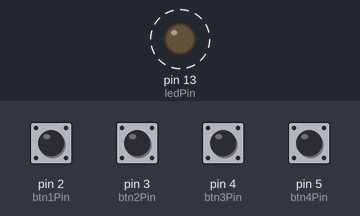
Simulated run of this sketch. Board: Arduino Uno, built with avr-gcc and run on an emulated ATmega328P. On the bench: output pins drawn as LEDs (lit = HIGH). Dashed ring = blinking. Inputs (shaded band) come from the test bench; at power-on: pin 2 (btn1Pin), pin 3 (btn2Pin), pin 4 (btn3Pin), pin 5 (btn4Pin) HIGH. No radio packets arrive unless stated.

Above: at 3.7 s.
3.8 s: pin 4 (btn3Pin) pulled LOW for 1.75 s
At 4.94 s:
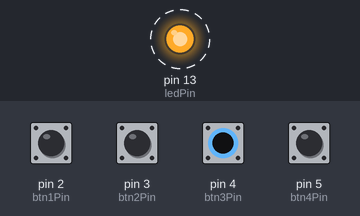
7.3 s: pin 5 (btn4Pin) pulled LOW for 1.75 s
At 8.4 s:
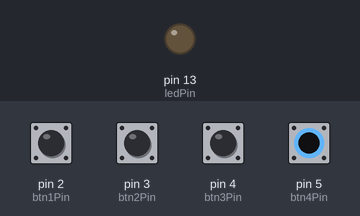
Timing chart, 0 to 16.8 s (numbered marks = the images above; inputs shaded):
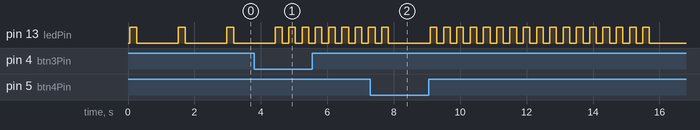

Measured:
- after the input at 3.8 s, pin 13 (ledPin): alternates HIGH for 0.20 s and LOW for 0.20 s, starting after 1.0 s
- by itself, pin 13 (ledPin): alternates HIGH for 0.20 s and LOW for 1.3 s

The sketch:

Transmitter.ino
```cpp
#include <VirtualWire.h>


const int txPin = 12;
const int ledPin = 13;
const int btn1Pin = 2;
const int btn2Pin = 3;
const int btn3Pin = 4;
const int btn4Pin = 5;

void setup() {
  pinMode(ledPin, OUTPUT);
  pinMode(btn1Pin, INPUT);
  pinMode(btn2Pin, INPUT);
  pinMode(btn2Pin, INPUT);
  pinMode(btn3Pin, INPUT);
  digitalWrite(btn1Pin, HIGH);
  digitalWrite(btn2Pin, HIGH);
  digitalWrite(btn3Pin, HIGH);
  digitalWrite(btn4Pin, HIGH);
  vw_set_tx_pin(txPin);
  vw_set_ptt_pin(10);
  vw_set_ptt_inverted(true);
  vw_setup(1000);
}

void loop() {
  uint8_t value = 1;
  if (!digitalRead(btn1Pin)) {
    value += 2;
  }
  if (!digitalRead(btn2Pin)) {
    value += 4;
  }
  if (!digitalRead(btn3Pin)) {
    value += 8;
  }
  if (!digitalRead(btn4Pin)) {
    value += 16;
  }
  vw_send((uint8_t*)&value, sizeof(value));
  vw_wait_tx();

  //digitalWrite(ledPin, digitalRead(btn1Pin));

  for (uint8_t i = 0; i < value; ++i) {
    digitalWrite(ledPin, 1);
    delay(200);
    digitalWrite(ledPin, 0);
    delay(200);
  }
  delay(1000);

  /*
  // Blink
  char* controller;
  controller = "1";
  vw_send((uint8_t*)controller, strlen(controller));
  vw_wait_tx();
  digitalWrite(ledPin, 1);
  delay(1000);

  controller = "0";
  vw_send((uint8_t*)controller, strlen(controller));
  vw_wait_tx();
  digitalWrite(ledPin, 0);
  delay(1000);
  */
}
```
